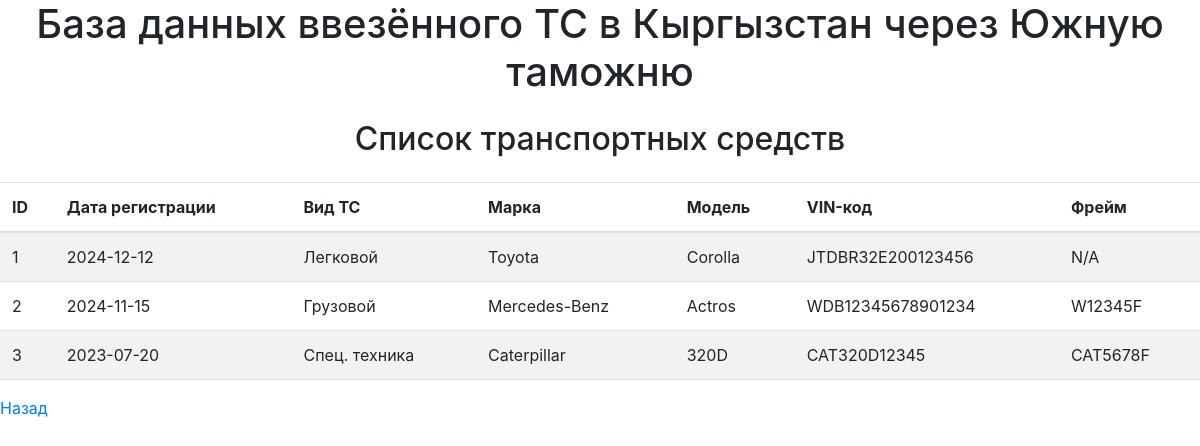
/view, run on the app's committed database.
### models.py (models this page shows, shortened)
class Vehicle(db.Model):
    id = db.Column(db.Integer, primary_key=True)  # Уникальный идентификатор
    registration_date = db.Column(db.Date, nullable=False)  # Дата регистрации
    vehicle_type = db.Column(db.String(50), nullable=False)  # Вид ТС
    make = db.Column(db.String(50), nullable=False)  # Марка
    model = db.Column(db.String(50), nullable=False)  # Модель
    vin_code = db.Column(db.String(17), unique=True, nullable=False)  # VIN-код
    frame_code = db.Column(db.String(50), nullable=True)  # Фрейм

### app.py (the view)
@app.route('/view')
def view_records():
    vehicles = Vehicle.query.all()  # Извлекаем все транспортные средства из базы данных
    return render_template('view_records.html', vehicles=vehicles)

### app.py (called while the page is built)
@app.before_request
def create_tables():
    db.create_all()

### templates/view_records.html
{% extends 'base.html' %}
{% block content %}
<h2 class="text-center mb-4">Список транспортных средств</h2>
<table class="table table-striped">
    <thead>
        <tr>
            <th>ID</th>
            <th>Дата регистрации</th>
            <th>Вид ТС</th>
            <th>Марка</th>
            <th>Модель</th>
            <th>VIN-код</th>
            <th>Фрейм</th>
        </tr>
    </thead>
    <tbody>
        {% for vehicle in vehicles %}
            <tr>
                <td>{{ vehicle.id }}</td>
                <td>{{ vehicle.registration_date }}</td>
                <td>{{ vehicle.vehicle_type }}</td>
                <td>{{ vehicle.make }}</td>
                <td>{{ vehicle.model }}</td>
                <td>{{ vehicle.vin_code }}</td>
                <td>{{ vehicle.frame_code }}</td>
            </tr>
        {% endfor %}
    </tbody>
</table>
<a href="{{ url_for('home') }}">Назад</a>
{% endblock %}

### templates/base.html (shortened to what this page needs)
<!DOCTYPE html>
<html lang="en">
<head>
    <link href="https://cdn.jsdelivr.net/npm/bootstrap@5.3.0-alpha3/dist/css/bootstrap.min.css" rel="stylesheet">
    <link rel="stylesheet" href="https://stackpath.bootstrapcdn.com/bootstrap/4.5.2/css/bootstrap.min.css">
</head>
<body>
    <h1 class="text-center mb-4">База данных ввезённого ТС в Кыргызстан через Южную таможню</h1>
    {% block content %}{% endblock %}
</body>
</html>

### data on the page
Vehicle: id "1", registration_date "2024-12-12", vehicle_type "Легковой", make "Toyota", model "Corolla", vin_code "JTDBR32E200123456", frame_code "N/A"
Vehicle: id "2", registration_date "2024-11-15", vehicle_type "Грузовой", make "Mercedes-Benz", model "Actros", vin_code "WDB12345678901234", frame_code "W12345F"
Vehicle: id "3", registration_date "2023-07-20", vehicle_type "Спец. техника", make "Caterpillar", model "320D", vin_code "CAT320D12345", frame_code "CAT5678F"
